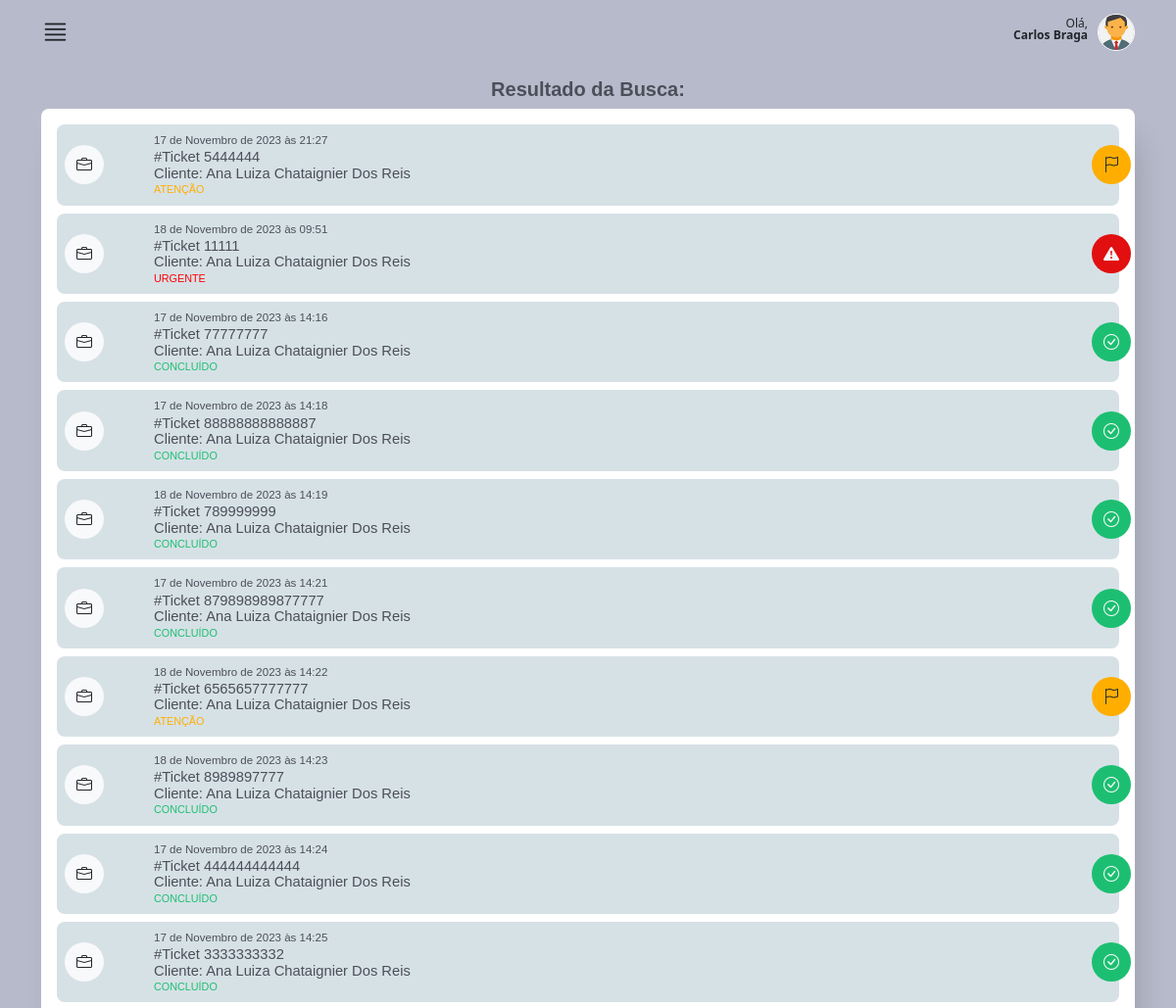
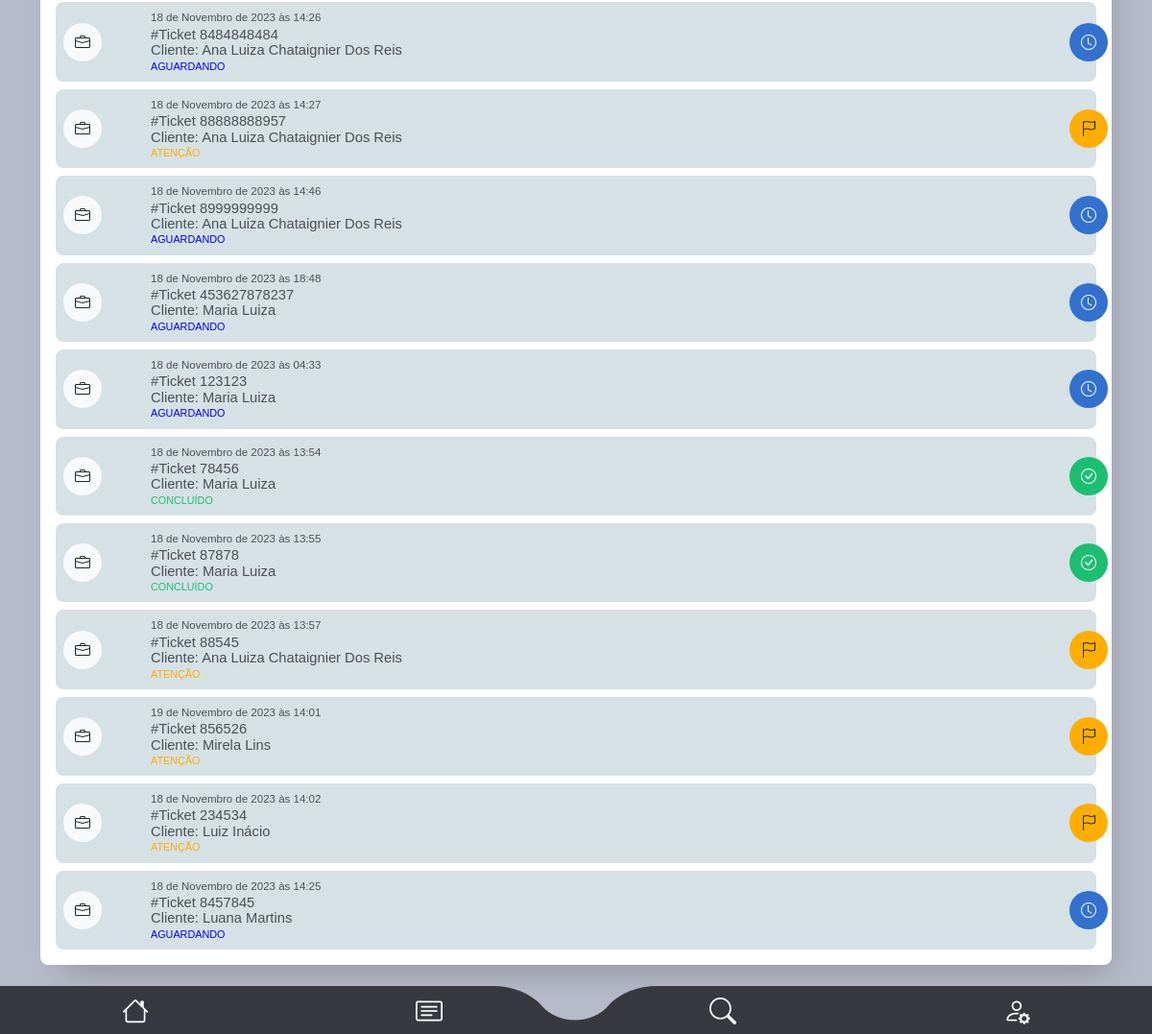
The app's page /main/tela_busca_resultado/ (signed in) with its own data (2 pictures, top to bottom).
### authentication/models.py (models this page shows, shortened)
class CustomUser(AbstractUser):
    telefone = models.CharField(max_length=15, null=False)
    endereco = models.ForeignKey(
        Endereco, on_delete=models.CASCADE, null=True, default=None
    )
    foto = models.ImageField(upload_to="img/perfil_user/", null=True, blank=True)
    email = models.EmailField(unique=True)

### staff/models.py (models this page shows, shortened)
class OrdemDeServico(models.Model):
    ticket = models.CharField(max_length=200, unique=True)
    tecnico = models.ForeignKey(
        CustomUser, on_delete=models.CASCADE, related_name="ordens_técnico", null=True, default=None
    )
    staff = models.ForeignKey(
        CustomUser, on_delete=models.CASCADE, related_name="ordens_staff"
    )
    descricao = models.TextField(max_length=600)
    previsao_chegada = models.DateTimeField(editable=True)
    previsao_execucao = models.DateTimeField(editable=True)
    material = models.CharField(max_length=100, validators=[MinLengthValidator(3)])
    equipamento = models.CharField(max_length=100, validators=[MinLengthValidator(3)])
    data_criacao = models.DateTimeField(auto_now_add=True)
    cliente = models.ForeignKey(Cliente, on_delete=models.CASCADE)
    endereco = models.ForeignKey(Endereco, on_delete=models.CASCADE)
    contrato = models.CharField(max_length=700, null=True, blank=True)
    atividade = models.CharField(max_length=50, choices=ACTIVITY_CHOICES)
    status_tecnico = models.CharField(max_length=50, choices=TECNICAL_CHOICES)
    status = models.CharField(
        max_length=10, choices=STATUS_CHOICES, default="Aguardando"
    )
    atraso_em_minutos = models.CharField(max_length=50, choices=ATRASO_CHOICES)
    atraso_descricao = models.TextField(max_length=400)
    descricao_reagendamento = models.TextField(max_length=400)
    vezes_reagendada = models.IntegerField(default=0)

class Cliente(models.Model):
    nome = models.CharField(max_length=50, validators=[MinLengthValidator(3)])
    rg = models.CharField(max_length=12, validators=[MinLengthValidator(3)])
    telefone1 = models.CharField(max_length=15, validators=[MinLengthValidator(3)])
    telefone2 = models.CharField(max_length=15, validators=[MinLengthValidator(3)])

### main/views.py (the view, shortened to what this page needs)
@user_passes_test(is_tecnico)
def tela_busca_resultado(request):
    try:
        ordens = OrdemDeServico.objects.filter(
            tecnico=request.user,
            status__in=["Atenção", "Urgente", "Aguardando", "Concluído"],
        )
        return render(request, "tela_busca_resultado.html", {"ordens": ordens})
    except Exception as e:
        return render(request, "error.html", {"error_message": str(e)})

### main/helpers.py (called while the page is built)
def is_tecnico(user):
    return user.groups.filter(name="Técnico").exists()

### main/templates/tela_busca_resultado.html (shortened to what this page needs)
{% extends "base2.html" %}
{%load static%}
{% block rest %}
<section id="oc_lista">
    <div class="container">
      <div class="row">
        <div class="col-10 offset-1 text-center mt-3">
          <h5 class="font-bold color04">Resultado da Busca:</h5>
        </div>
      </div>
      <div class="listas_here box-shadow">
        <div class="tab-content" id="pills-tabContent">
            <div class="tab-pane pt-3 fade show active" id="pills-01" role="tabpanel" aria-labelledby="pills-home-tab" tabindex="0">
        {% if ordens %}
            {% for ordem in ordens %}
              <div class="oc_lista_item">
                <a href="{% url 'os_detail' ordem.id %}" class="a-whole"></a>
                <div class="row">
                    <div class="col-2 col-md-1">
                        <div class="icon bg-light"><i class="bi bi-briefcase text-dark"></i></div>
                    </div>
                    <div class="col-9 col-md-11">
                        <div class="oc_l_data color04 font-light">{{ordem.previsao_chegada}}</div>
                        <div class="oc_l_nome font-medium color04">#Ticket {{ordem.ticket}}</div>
                        <div class="oc_l_nome font-medium color04">Cliente: {{ordem.cliente.nome}}</div>
                        <div class="oc_l_status font-medium {% if ordem.status == 'Urgente' %}color-red{% elif ordem.status == 'Atenção' %}color-yellow{% elif ordem.status == 'Aguardando' %}color-blue{% elif ordem.status == 'Concluído' %}color-green{% endif %}">{{ ordem.status }}</div>
                    </div>
                    {% if ordem.status == "Urgente" %}
                    <div class="status_icon bg05 text-light">
                        <i class="bi bi-exclamation-triangle-fill"></i>
                    </div>
                {% elif ordem.status == "Atenção" %}
                    <div class="status_icon bg06 text-dark">
                        <i class="bi bi-flag"></i>
                    </div>
                {% elif ordem.status == "Aguardando" %}
                    <div class="status_icon bg01 text-light">
                        <i class="bi bi-clock"></i>
                    </div>
                    {% elif ordem.status == "Concluído" %}
                    <div class="status_icon bg02 text-light">
                      <i class="bi bi-check-circle"></i>
                  </div>
                {% endif %}
                </div>
              </div>
              {% endfor %}
            {% endif %}
            </div>
        </div>
    </div>
    </div>
  </section>
{% endblock %}

### main/templates/base2.html (shortened to what this page needs)
{%load static%}
<!DOCTYPE html>
<html lang="en" data-bs-theme="auto">
  <head>
    <link
      rel="stylesheet"
      href="https://cdn.jsdelivr.net/npm/@docsearch/css@3"
    />
    <link
      rel="stylesheet"
      href="https://cdn.jsdelivr.net/npm/bootstrap-icons@1.11.1/font/bootstrap-icons.css"
    />
    <link
      href="{% static 'assets/dist/css/bootstrap.min.css' %}"
      rel="stylesheet"
    />
    <link href="{% static 'assets/css/app_mamminfo.css' %}" rel="stylesheet" />
  </head>
  <body>
    <main class="bg03">
      <header>
        <div class="container">
          <div id="super_menu">
            <div class="row">
              <div class="col-3 text-start">
                <i class="bi bi-justify i_main"></i>
              </div>
              <div class="col-9 text-end">
                <p class="mt-2">
                  Olá,<br />
                  <strong>{{ user.first_name }} {{ user.last_name }}</strong>
                </p>
                <div class="photo_user mt-1">
                  {% if request.user.foto %}
                  <img src="{{ request.user.foto.url }}" alt="User Photo" />
                  {% else %}
                  <img
                    src="https://cdn-icons-png.flaticon.com/512/3106/3106807.png?auto=format&fit=crop&q=80&w=1760&ixlib=rb-4.0.3&ixid=M3wxMjA3fDB8MHxwaG90by1wYWdlfHx8fGVufDB8fHx8fA%3D%3D"
                    alt=""
                  />
                  {% endif %}
                </div>
              </div>
            </div>
          </div>
        </div>
      </header>
      {% block rest %}{% endblock %}
    </main>
    <footer>
      <ul class="row">
        <li class="col-3 mt-1">
          <a href="{% url 'dashboard' %}"><i class="bi bi-house"></i></a>
        </li>
        <li class="col-3 p-0 mt-1 text-start text-md-center">
          <a href="{% url 'minhas_os' %}" class="text-start text-md-center"
            ><i class="bi bi-card-text"></i
          ></a>
        </li>
        <li class="col-3 p-0 mt-1 text-end text-md-center">
          <a href="{% url 'tela_busca' %}" class="text-end text-md-center"
            ><i class="bi bi-search"></i
          ></a>
        </li>
        <li class="col-3 mt-1">
          <a href="{% url 'tela_user' %}"><i class="bi bi-person-gear"></i></a>
        </li>
      </ul>
    </footer>
  </body>
</html>

### main/templates/static/assets/css/app_mamminfo.css (style rules this page uses)
html { font-family: 'Noto', sans-serif;background: #ced0dc; }
.font-medium { font-family: 'NotoMedium', sans-serif;font-weight: 400; }
.font-bold { font-family: 'NotoBold', sans-serif;font-weight: 600; }
.font-light { font-family: 'NotoLight', sans-serif;font-weight: 300; }
.bg01 { background: #3371cf; }
.bg02 { background: #1cbf71; }
.bg03 { background: #b7baca; }
.bg05 { background: #e10f0f; }
.bg06 { background: #ffae00; }
.color04 { color: #4c4f5a; }
section { height: auto;min-height: 90vh;max-width: 100vw;width: 100%; }
.box-shadow { box-shadow: 10px 20px 32px -12px rgba(0,0,0,.2); }
.a-whole { position: absolute;top: 0;bottom: 0;left: 0;right: 0;width: 100%;height: 100%;z-index: 1;display: block; }
#super_menu { padding: 10px 0;position: relative; }
#super_menu p { font-size: .75rem;line-height: 100%;display: inline-block;margin: 0 10px 0 0; }
#super_menu .i_main { font-size: 1.8rem; }
#super_menu .photo_user { float: right;display: inline-block; }
#super_menu .photo_user img { width: 38px;height: 38px;display: block;border-radius: 38px;object-fit: cover;transform-origin: 50% 50%;border: 1px solid #fff; }
#oc_lista { padding-bottom: 72px; }
#oc_lista .listas_here { background: #fff;border-radius: 8px; }
#oc_lista .tab-pane { padding: 8px 16px; }
#oc_lista .oc_lista_item { background: #d6e1e6;border-radius: 8px;padding: 8px;position: relative;margin-bottom: 8px; }
#oc_lista .oc_lista_item .icon { width: 40px;height: 40px;border-radius: 40px;display: inline-block;text-align: center;line-height: 40px;position: absolute;l: 0;top: 0;bottom: 0;margin: auto; }
#oc_lista .oc_lista_item .oc_l_data { font-size: .72rem; }
#oc_lista .oc_lista_item .oc_l_nome { font-size: .92rem;line-height: 112%;white-space: nowrap;overflow: hidden;text-overflow: ellipsis; }
#oc_lista .oc_lista_item .oc_l_status { font-size: .675rem;text-transform: uppercase; }
#oc_lista .oc_lista_item .status_icon { width: 40px;height: 40px;border-radius: 40px;display: inline-block;text-align: center;line-height: 40px;position: absolute;right: -12px;top: 0;bottom: 0;margin: auto; }
footer { position: fixed;z-index: 5; width: 100%;bottom: 0;background: url(../img/footer.svg) 50% 50% / cover;height: 50px; }
footer ul { padding: 0;margin: 0;text-align: center; }
footer ul li { list-style: none;display: inline-block; }
footer li a { color: #fff;font-size: 1.75rem;width: 100%;text-align: center;display: block; }

### records on screen
CustomUser: first_name "Carlos", last_name "Braga", user.foto (picture)
OrdemDeServico: previsao_chegada "17 de Novembro de 2023 às 21:27", ticket "5444444", cliente.nome "Ana Luiza Chataignier Dos Reis", status "ATENÇÃO"
OrdemDeServico: previsao_chegada "18 de Novembro de 2023 às 09:51", ticket "11111", cliente.nome "Ana Luiza Chataignier Dos Reis", status "URGENTE"
OrdemDeServico: previsao_chegada "17 de Novembro de 2023 às 14:16", ticket "77777777", cliente.nome "Ana Luiza Chataignier Dos Reis", status "CONCLUÍDO"
OrdemDeServico: previsao_chegada "17 de Novembro de 2023 às 14:18", ticket "88888888888887", cliente.nome "Ana Luiza Chataignier Dos Reis", status "CONCLUÍDO"
OrdemDeServico: previsao_chegada "18 de Novembro de 2023 às 14:19", ticket "789999999", cliente.nome "Ana Luiza Chataignier Dos Reis", status "CONCLUÍDO"
OrdemDeServico: previsao_chegada "17 de Novembro de 2023 às 14:21", ticket "879898989877777", cliente.nome "Ana Luiza Chataignier Dos Reis", status "CONCLUÍDO"
OrdemDeServico: previsao_chegada "18 de Novembro de 2023 às 14:22", ticket "6565657777777", cliente.nome "Ana Luiza Chataignier Dos Reis", status "ATENÇÃO"
OrdemDeServico: previsao_chegada "18 de Novembro de 2023 às 14:23", ticket "8989897777", cliente.nome "Ana Luiza Chataignier Dos Reis", status "CONCLUÍDO"
OrdemDeServico: previsao_chegada "17 de Novembro de 2023 às 14:24", ticket "444444444444", cliente.nome "Ana Luiza Chataignier Dos Reis", status "CONCLUÍDO"
OrdemDeServico: previsao_chegada "17 de Novembro de 2023 às 14:25", ticket "3333333332", cliente.nome "Ana Luiza Chataignier Dos Reis", status "CONCLUÍDO"
OrdemDeServico: previsao_chegada "18 de Novembro de 2023 às 14:26", ticket "8484848484", cliente.nome "Ana Luiza Chataignier Dos Reis", status "AGUARDANDO"
OrdemDeServico: previsao_chegada "18 de Novembro de 2023 às 14:27", ticket "88888888957", cliente.nome "Ana Luiza Chataignier Dos Reis", status "ATENÇÃO"
OrdemDeServico: previsao_chegada "18 de Novembro de 2023 às 14:46", ticket "8999999999", cliente.nome "Ana Luiza Chataignier Dos Reis", status "AGUARDANDO"
OrdemDeServico: previsao_chegada "18 de Novembro de 2023 às 18:48", ticket "453627878237", cliente.nome "Maria Luiza", status "AGUARDANDO"
OrdemDeServico: previsao_chegada "18 de Novembro de 2023 às 04:33", ticket "123123", cliente.nome "Maria Luiza", status "AGUARDANDO"
OrdemDeServico: previsao_chegada "18 de Novembro de 2023 às 13:54", ticket "78456", cliente.nome "Maria Luiza", status "CONCLUÍDO"
OrdemDeServico: previsao_chegada "18 de Novembro de 2023 às 13:55", ticket "87878", cliente.nome "Maria Luiza", status "CONCLUÍDO"
OrdemDeServico: previsao_chegada "18 de Novembro de 2023 às 13:57", ticket "88545", cliente.nome "Ana Luiza Chataignier Dos Reis", status "ATENÇÃO"
OrdemDeServico: previsao_chegada "19 de Novembro de 2023 às 14:01", ticket "856526", cliente.nome "Mirela Lins", status "ATENÇÃO"
OrdemDeServico: previsao_chegada "18 de Novembro de 2023 às 14:02", ticket "234534", cliente.nome "Luiz Inácio", status "ATENÇÃO"
OrdemDeServico: previsao_chegada "18 de Novembro de 2023 às 14:25", ticket "8457845", cliente.nome "Luana Martins", status "AGUARDANDO"
